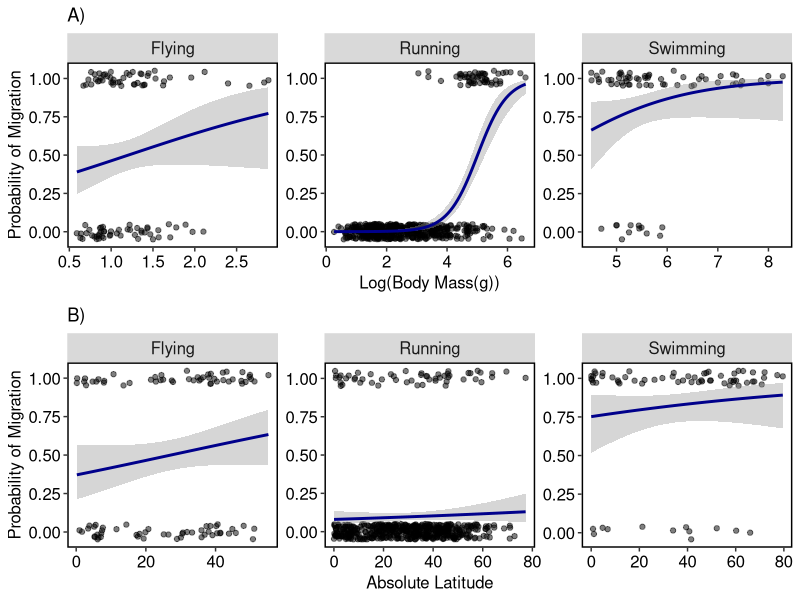

R code for this plot:




libs <- c('data.table', 'ggplot2','gridExtra')
lapply(libs, require, character.only = TRUE)

mammals=fread("input/mammals.csv")
str(mammals)


mammals$locomotion[mammals$locomotion == "A"] <- 'Flying'  
mammals$locomotion[mammals$locomotion == "T"] <- 'Running'  
mammals$locomotion[mammals$locomotion == "W"] <- 'Swimming'  



png("graphics/Fig2_migMassLatitude.png", width = 6000, height = 4000, res = 600, units = "px")
aa <- ggplot(mammals, aes(logmass, mig)) +
  geom_jitter(alpha = 0.5, height = 0.05) +
  ggtitle("A)") +
  ylab("Probability of Migration") +
  xlab("Log(Body Mass(g))") +
  geom_smooth(method = "glm", 
              method.args = list(family = "binomial"), 
              se = T, color = "darkblue") +
  theme(axis.text=element_text(size=12, color = "black"),
        axis.title=element_text(size=12),
        strip.text = element_text(size=12),
        panel.grid.minor = element_blank(),
        panel.background = element_blank(),
        panel.border = element_rect(colour = "black", fill=NA, size=1)) +
  facet_wrap(~locomotion, scale = "free")

bb <- ggplot(mammals, aes(abslat, mig)) +
  geom_jitter(alpha = 0.5, height = 0.05) +
  ggtitle("B)") +
  ylab("Probability of Migration") +
  xlab("Absolute Latitude") +
  geom_smooth(method = "glm", 
              method.args = list(family = "binomial"), 
              se = T, color = "darkblue") +
  theme(axis.text=element_text(size=12, color = "black"),
        axis.title=element_text(size=12),
        strip.text = element_text(size=12),
        panel.grid.minor = element_blank(),
        panel.background = element_blank(),
        panel.border = element_rect(colour = "black", fill=NA, size=1)) +
  facet_wrap(~locomotion, scale = "free")
grid.arrange(aa,bb, nrow = 2)
dev.off()



